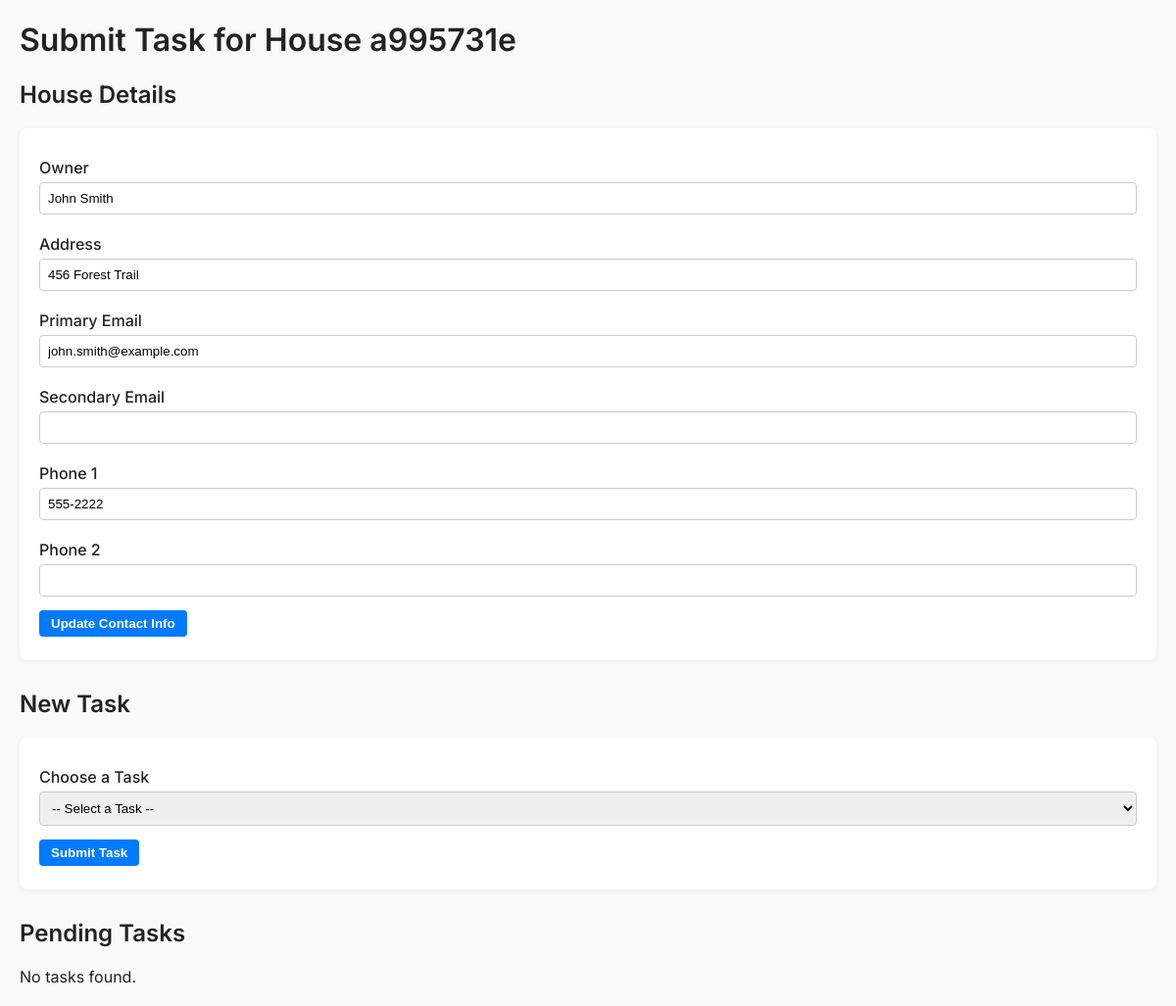
Page /house/a995731e on the committed database.
### tables this page shows
CREATE TABLE houses (
    house_id TEXT PRIMARY KEY,
    owner TEXT,
    address TEXT,
    manager_email TEXT,
    email2 TEXT,
    phone1 TEXT,
    phone2 TEXT
);

### backend/app/main.py (the view)
@app.get("/house/{house_id}", response_class=HTMLResponse)
async def show_form(request: Request, house_id: str):
    cursor.execute("SELECT * FROM tasks WHERE house_id = ? ORDER BY created_at DESC", (house_id,))
    tasks = cursor.fetchall()
    cursor.execute("SELECT * FROM houses WHERE house_id = ?", (house_id,))
    house = cursor.fetchone()
    house_metadata = None
    if house:
        house_metadata = {
            "house_id": house[0],
            "owner": house[1],
            "address": house[2],
            "manager_email": house[3],
            "email2": house[4],
            "phone1": house[5],
            "phone2": house[6]
        }
    return templates.TemplateResponse("form.html", {
        "request": request,
        "house_id": house_id,
        "tasks": tasks,
        "house_metadata": house_metadata
    })

### backend/app/templates/form.html (shortened to what this page needs)
<!DOCTYPE html>
<html>
<head>
</head>
<body>
  <h1>Submit Task for House {{ house_id }}</h1>
  <div class="section">
    <h2>House Details</h2>
    {% if house_metadata %}
    <form action="/update_house" method="post">
      <label for="owner">Owner</label>
      <input type="text" name="owner" value="{{ house_metadata.owner }}">
      <label for="address">Address</label>
      <input type="text" name="address" value="{{ house_metadata.address }}">
      <label for="manager_email">Primary Email</label>
      <input type="email" name="manager_email" value="{{ house_metadata.manager_email }}">
      <label for="email2">Secondary Email</label>
      <input type="email" name="email2" value="{{ house_metadata.email2 }}">
      <label for="phone1">Phone 1</label>
      <input type="text" name="phone1" value="{{ house_metadata.phone1 }}">
      <label for="phone2">Phone 2</label>
      <input type="text" name="phone2" value="{{ house_metadata.phone2 }}">
      <button type="submit" class="btn-update">Update Contact Info</button>
    </form>
    {% else %}
    <p>No metadata found for this house.</p>
    {% endif %}
  </div>
  <div class="section">
    <h2>New Task</h2>
    <form action="/submit" method="post">
      <label for="preset_task">Choose a Task</label>
      <select name="preset_task" id="preset_task" onchange="toggleCustomInput(this.value)">
        <option value="">-- Select a Task --</option>
      </select>
      <button type="submit" class="btn-update">Submit Task</button>
    </form>
  </div>
  <div class="section">
    <h2>Pending Tasks</h2>
    {% if tasks %}
      {% for task in tasks %}
        {% if task[3] != 'done' %}
          <div class="task-card">
            <div class="task-header">
              <span>{{ task[2] }}</span>
              <span class="status-pending">Pending</span>
            </div>
            <div class="task-actions">
              <form action="/edit" method="post">
                <input type="hidden" name="task_id" value="{{ task[0] }}">
                <input type="hidden" name="house_id" value="{{ house_id }}">
                <input type="text" name="new_description" placeholder="Update task..." required>
                <button class="btn-update">Update</button>
              </form>
              <form action="/complete" method="post">
                <input type="hidden" name="task_id" value="{{ task[0] }}">
                <input type="hidden" name="house_id" value="{{ house_id }}">
                <button class="btn-done">Mark Done</button>
              </form>
              <form action="/delete" method="post">
                <input type="hidden" name="task_id" value="{{ task[0] }}">
                <input type="hidden" name="house_id" value="{{ house_id }}">
                <button class="btn-delete" onclick="return confirm('Are you sure?')">Delete</button>
              </form>
            </div>
          </div>
        {% endif %}
      {% endfor %}
    {% else %}
      <p>No tasks found.</p>
    {% endif %}
  </div>
</body>
</html>

### backend/app/templates/form.html (style rules this page uses)
body { font-family: 'Inter', sans-serif; margin: 20px; background: #f9f9f9; color: #222; }
h1, h2 { font-weight: 600; }
form { background: #fff; padding: 20px; margin-bottom: 30px; border-radius: 8px; box-shadow: 0 2px 6px rgba(0,0,0,0.05); }
label { display: block; margin: 10px 0 5px; font-weight: 500; }
input, select { width: 100%; padding: 8px; margin-bottom: 10px; border: 1px solid #ccc; border-radius: 4px; box-sizing: border-box; }
button { padding: 6px 12px; border: none; border-radius: 4px; font-weight: 600; cursor: pointer; margin: 4px 4px 4px 0; }
.btn-update { background-color: #007bff; color: #fff; }

### rows in the picture
houses: owner "John Smith", address "456 Forest Trail", manager_email "john.smith@example.com", phone1 "555-2222"

### other values in the picture
{{ house_id }} "a995731e"
